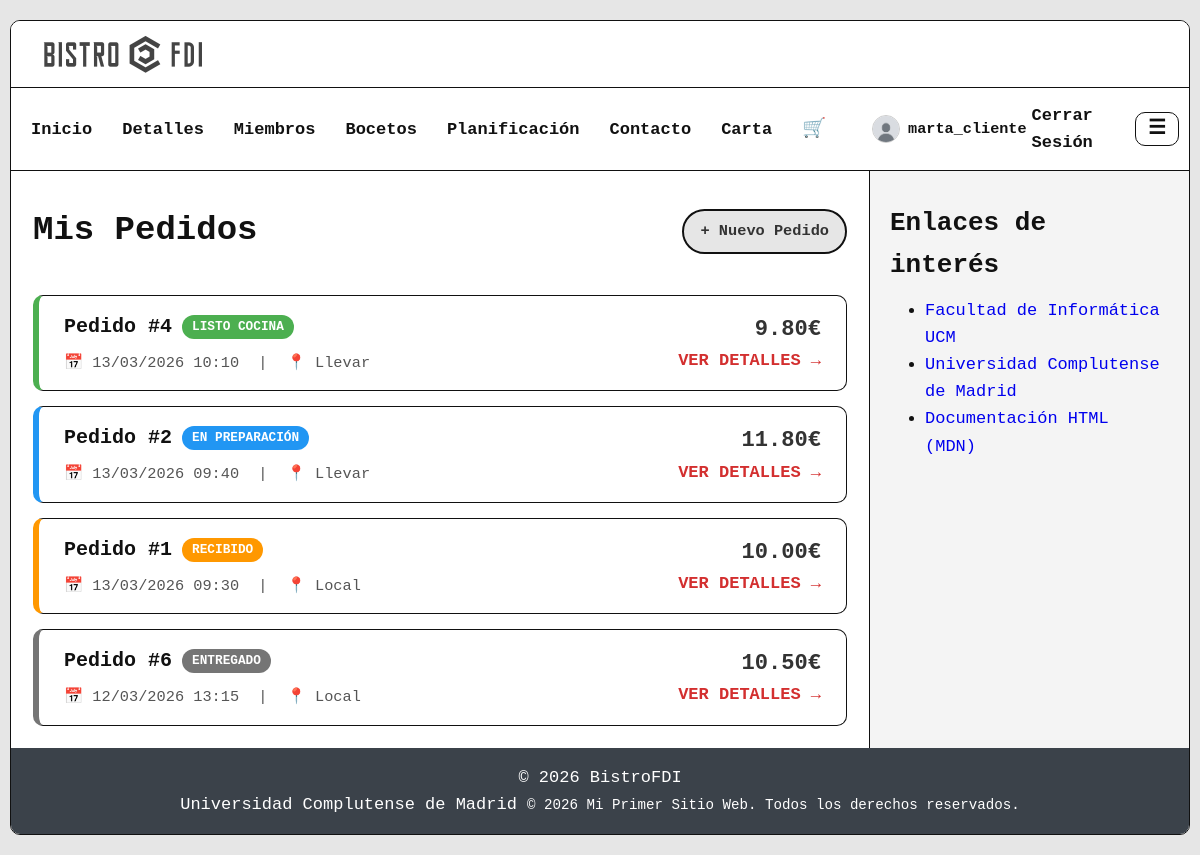
The app's page /includes/vistas/cliente/pedidos_listar_cliente.php (signed in) with its own data.
### tables this page shows
CREATE TABLE pedidos (
    id INT AUTO_INCREMENT PRIMARY KEY,
    numero_pedido INT NOT NULL,
    id_cliente INT,
    id_cocinero INT,
    fecha_hora DATETIME DEFAULT CURRENT_TIMESTAMP,
    estado ENUM('nuevo', 'recibido', 'en preparación', 'cocinando', 'listo cocina', 'terminado', 'entregado') DEFAULT 'nuevo',
    tipo ENUM('local', 'llevar') NOT NULL,
    total DECIMAL(10, 2) NOT NULL,
     
    subtotal_sin_descuento DECIMAL(10,2) NOT NULL DEFAULT 0,
    descuento_total DECIMAL(10,2) NOT NULL DEFAULT 0,
    id_oferta_aplicada INT NULL,
    FOREIGN KEY (id_cliente) REFERENCES usuarios(id),
    FOREIGN KEY (id_cocinero) REFERENCES usuarios(id), 
    FOREIGN KEY (id_oferta_aplicada) REFERENCES ofertas(id)
);

### includes/app/sa/PedidoSA.php (called while the page is built, shortened)
<?php
require_once RAIZ_APP . '/includes/app/dao/PedidoDAO.php';
class PedidoSA {
    private static function dao(): PedidoDAO {
        $conn = Aplicacion::getInstance()->getConexionBd();
        return new PedidoDAO($conn);
    }
    public static function listarPorCliente(int $idCliente): array {
        return self::dao()->findByCliente($idCliente);
    }
}

### includes/app/dao/PedidoDAO.php (called while the page is built, shortened)
<?php
require_once RAIZ_APP . '/includes/app/dto/PedidoDTO.php';
class PedidoDAO {
     public function findByCliente(int $idCliente): array{
        $sql = "SELECT id, numero_pedido, id_cliente, id_cocinero, fecha_hora, estado, tipo, total
                FROM pedidos
                WHERE id_cliente = ?
                ORDER BY fecha_hora DESC";
        $stmt = $this->conn->prepare($sql);
        $stmt->bind_param('i', $idCliente);
        if (!$stmt->execute()) throw new RuntimeException("Error execute (findByCliente): " . $stmt->error);
        $rs = $stmt->get_result();
        $res = [];
        while ($row = $rs->fetch_assoc()) {
            $res[] = new PedidoDTO(
                (int)$row['id'],
                (int)$row['numero_pedido'],
                (int)$row['id_cliente'],
                (int)$row['id_cocinero'],
                (string)$row['fecha_hora'],
                (string)$row['estado'],
                (string)$row['tipo'],
                (float)$row['total']
            );
        }
        return $res;
    }
}

### includes/app/dto/PedidoDTO.php (called while the page is built, shortened)
<?php
class PedidoDTO{
    public function getId(): ?int { return $this->id; }
    public function getNumeroPedido(): int { return $this->numeroPedido; }
    public function getFechaHora(): string { return $this->fechaHora; }
    public function getEstado(): string { return $this->estado; }
    public function getTipo(): string { return $this->tipo; }
    public function getTotal(): float { return $this->total; }
}

### includes/app/util/helper.php (called while the page is built, shortened)
<?php
if (!function_exists('h')) {
    function h(string $s): string {
        return htmlspecialchars($s, ENT_QUOTES | ENT_SUBSTITUTE, 'UTF-8');
    }
}

### includes/vistas/cliente/pedidos_listar_cliente.php (the view, shortened to what this page needs)
<?php
require_once RAIZ_APP . '/includes/app/sa/PedidoSA.php';
$idCliente = (int)($_SESSION['usuario_id'] ?? 0);
try {
    $listaPedidos = PedidoSA::listarPorCliente($idCliente);
} catch (Exception $e) {
    $errorCarga = $e->getMessage();
    $listaPedidos = [];
}
?>
<section class="ger-wrap">
    <div class="page-head page-head-compact">
        <h1>Mis Pedidos</h1>
        <a href="<?= RUTA_VISTAS ?>/usuarios/categorias_listar.php" class="btn btn-light">+ Nuevo Pedido</a>
    </div>
    <?php if (isset($errorCarga)): ?>
        <div class="card card-lift pedidos-error-card">
            Error al cargar tus pedidos: <?= h($errorCarga) ?>
        </div>
    <?php else: ?>
        <div class="pedidos-stack">
            <?php foreach ($listaPedidos as $pedido):
                $estado = $pedido->getEstado();
                $cardClass = match($estado) {
                    'nuevo', 'recibido' => 'pedido-list-card pedido-list-card--recibido',
                    'en preparación', 'cocinando' => 'pedido-list-card pedido-list-card--preparacion',
                    'listo cocina' => 'pedido-list-card pedido-list-card--listo',
                    'terminado', 'entregado' => 'pedido-list-card pedido-list-card--finalizado',
                    default => 'pedido-list-card'
                };
                $pillClass = match($estado) {
                    'nuevo', 'recibido' => 'pedido-status-pill pedido-status-pill--recibido',
                    'en preparación', 'cocinando' => 'pedido-status-pill pedido-status-pill--preparacion',
                    'listo cocina' => 'pedido-status-pill pedido-status-pill--listo',
                    'terminado', 'entregado' => 'pedido-status-pill pedido-status-pill--finalizado',
                    default => 'pedido-status-pill pedido-status-pill--finalizado'
                };
            ?>
                <div class="card card-lift <?= $cardClass ?>">
                    <div class="pedido-list-main">
                        <div class="pedido-list-top">
                            <h3 class="title-reset">Pedido #<?= $pedido->getNumeroPedido() ?></h3>
                            <span class="<?= $pillClass ?>">
                                <?= h($estado) ?>
                            </span>
                        </div>
                        <p class="pedido-list-meta muted-small text-muted-2">
                            📅 <?= date('d/m/Y H:i', strtotime($pedido->getFechaHora())) ?>
                            <span class="pedido-list-sep">|</span>
                            📍 <?= ucfirst($pedido->getTipo()) ?>
                        </p>
                    </div>
                    <div class="pedido-list-side">
                        <div class="text-xl text-dark mb-0">
                            <strong><?= number_format($pedido->getTotal(), 2) ?>€</strong>
                        </div>
                        <a href="pedido_detalle.php?id=<?= $pedido->getId() ?>" class="btn-link">
                            VER DETALLES →
                        </a>
                    </div>
                </div>
            <?php endforeach; ?>
        </div>
    <?php endif; ?>
</section>
<?php
require RAIZ_APP . '/includes/vistas/common/plantilla.php';

### css/estilo.css (style rules this page uses)
* { box-sizing: border-box; margin: 0; padding: 0; }
html, body { min-height: 100%; height: auto; }
body { background: #E6E6E6; color: #111; font-family: ui-monospace, SFMono-Regular, Menlo, Monaco, Consolas, "Liberation Mono", "Courier New", monospace; font-size: 17px; line-height: 1.6; overflow: auto; }
a { text-decoration: none; }
h1 { margin: 10px 0 12px; font-size: 34px; }
h3 { margin: 12px 0 8px; font-size: 20px; }
.card { padding: 16px; background: #fff; border: 1px solid #111; border-radius: 10px; }
.title-reset, .product-title, .product-name, .cart-item-title { margin: 0; }
.btn, button, input[type="button"], input[type="submit"], input[type="reset"] { display: inline-flex; align-items: center; justify-content: center; padding: 8px 16px; border: 2px solid #222; border-radius: 999px; background: #3f444b; color: #fff; font: inherit; font-size: 15px; font-weight: 700; cursor: pointer; text-decoration: none; transition: background 0.15s ease; }
a.btn { color: #fff; }
.btn-light { background: #e6e6e6; border-color: #111; color: #333; }
a.btn-light { color: #333; }
.ger-wrap { width: 100%; }
.page-head { display: flex; align-items: center; justify-content: space-between; gap: 12px; margin-bottom: 25px; }
.page-head-compact .btn, .page-head-compact button { font-size: 0.9em; }
.card-lift { transition: transform 0.2s, box-shadow 0.2s; }
.text-dark { color: #333; }
.text-muted-2 { color: #555; }
.text-xl { font-size: 1.3em; }
.mb-0 { margin-bottom: 0; }
.pedidos-stack > * + * { margin-top: 15px; }
.pedido-list-card { display: flex; align-items: center; justify-content: space-between; gap: 20px; padding: 15px 25px; border-left: 6px solid #333; }
.pedido-list-card--recibido { border-left-color: #ff9800; }
.pedido-list-card--preparacion { border-left-color: #2196f3; }
.pedido-list-card--listo { border-left-color: #4caf50; }
.pedido-list-card--finalizado { border-left-color: #757575; }
.pedido-list-main { flex: 1; }
.pedido-list-top { display: flex; align-items: center; gap: 10px; }
.pedido-status-pill { padding: 2px 10px; border-radius: 20px; color: #fff; font-size: 0.75em; font-weight: bold; text-transform: uppercase; }
.pedido-status-pill--recibido { background: #ff9800; }
.pedido-status-pill--preparacion { background: #2196f3; }
.pedido-status-pill--listo { background: #4caf50; }
.pedido-status-pill--finalizado { background: #757575; }
.pedido-list-meta { margin-top: 8px; }
.pedido-list-sep { margin: 0 10px; }
.pedido-list-side { min-width: 120px; text-align: right; }
.btn-link { color: #d32f2f; font-weight: bold; text-decoration: none; }
.muted-small { font-size:0.9em; }
html { scroll-behavior: smooth; }

### records on screen
pedidos: numero_pedido "4", estado "LISTO COCINA", fecha_hora "13/03/2026 10:10", tipo "Llevar", total "9.80"
pedidos: numero_pedido "2", estado "EN PREPARACIÓN", fecha_hora "13/03/2026 09:40", tipo "Llevar", total "11.80"
pedidos: numero_pedido "1", estado "RECIBIDO", fecha_hora "13/03/2026 09:30", tipo "Local", total "10.00"
pedidos: numero_pedido "6", estado "ENTREGADO", fecha_hora "12/03/2026 13:15", tipo "Local", total "10.50"

### other values on screen
$nombreUsuarioEsc "marta_cliente"
